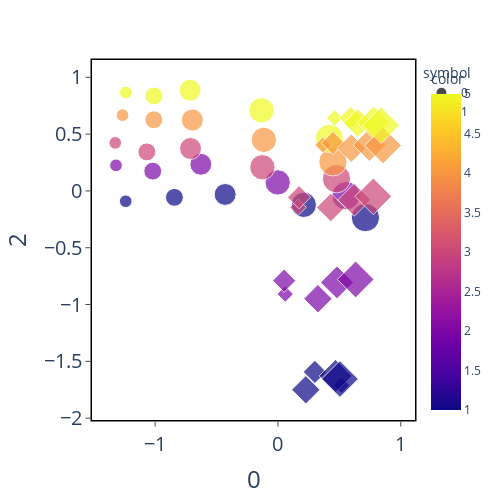
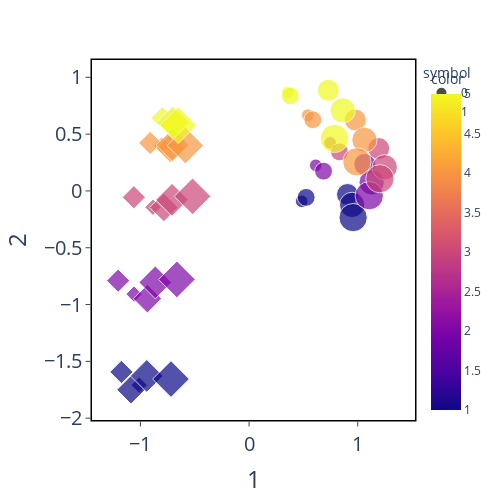
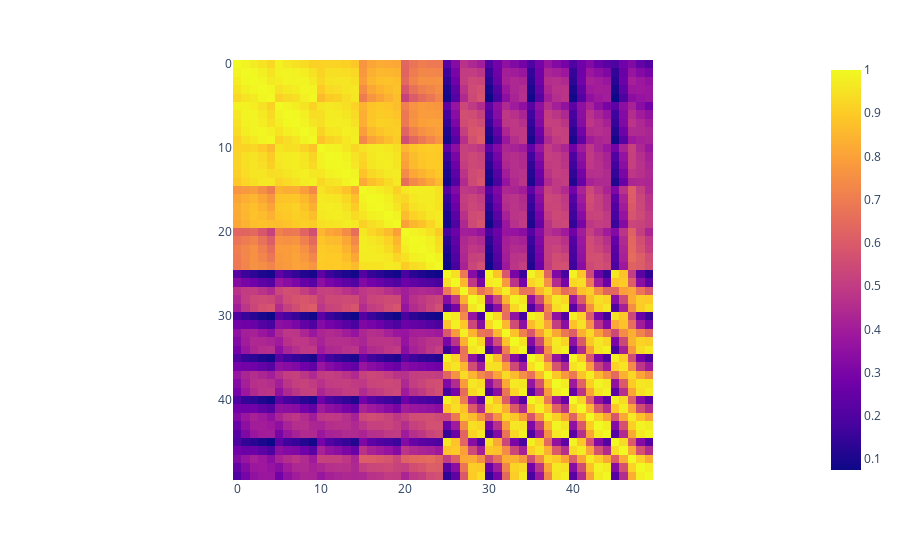
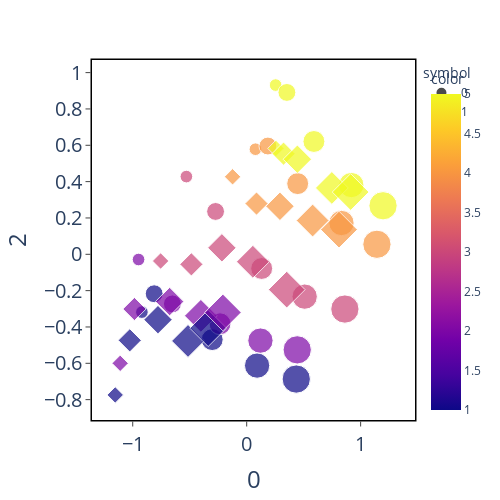

The notebook cell saved with these charts, in order:
### Code cell
all_features = np.load('data/exp3_features.npy')
context = np.load('data/exp3_context.npy')-1
ys1 = all_features[:,0]
ys2 = all_features[:,1]

# Visualize embeddings for two models, one blocked and one interleaved
for m, rot_type in zip([model_data[1],model_data[-1]],['angle','flip']):
    embedding = experiment3.get_embedding(m,xs)
    mds_reps = experiment3.get_rotated_mds(embedding,rot_type)
    utils.format_figure(px.scatter(mds_reps,x=0,y=2,color=ys2,size=ys1,symbol=context),width=500,height=500).show()
    utils.format_figure(px.scatter(mds_reps,x=1,y=2,color=ys2,size=ys1,symbol=context),width=500,height=500).show()
    px.imshow(cosine_similarity(embedding)).show()

### Figure 1 — Plotly figure (JSON) as saved in the notebook; plotly's stock layout.template omitted (floating-point values rounded to 4 significant figures)
{"data": [{"hovertemplate": "symbol=0<br>0=%{x}<br>2=%{y}<br>size=%{marker.size}<br>color=%{marker.color}<extra></extra>", "legendgroup": "0", "marker": {"color": [1, 2, 3, 4, 5, 1, 2, 3, 4, 5, 1, 2, 3, 4, 5, 1, 2, 3, 4, 5, 1, 2, 3, 4, 5], "coloraxis": "coloraxis", "size": [1, 1, 1, 1, 1, 2, 2, 2, 2, 2, 3, 3, 3, 3, 3, 4, 4, 4, 4, 4, 5, 5, 5, 5, 5], "sizemode": "area", "sizeref": 0.0125, "symbol": "circle"}, "mode": "markers", "name": "0", "orientation": "v", "showlegend": true, "type": "scatter", "x": [-1.239, -1.318, -1.325, -1.265, -1.239, -0.8426, -1.019, -1.067, -1.01, -1.009, -0.4297, -0.6276, -0.7114, -0.6967, -0.7144, 0.2107, -0.002016, -0.1266, -0.1145, -0.1335, 0.7122, 0.5545, 0.4767, 0.448, 0.4192], "xaxis": "x", "y": [-0.09099, 0.2255, 0.4229, 0.6667, 0.8667, -0.0565, 0.1742, 0.3436, 0.6265, 0.8361, -0.03088, 0.2345, 0.3733, 0.6239, 0.8861, -0.1227, 0.07479, 0.2084, 0.4495, 0.7091, -0.2347, -0.04203, 0.1074, 0.2561, 0.4616], "yaxis": "y"}, {"hovertemplate": "symbol=1<br>0=%{x}<br>2=%{y}<br>size=%{marker.size}<br>color=%{marker.color}<extra></extra>", "legendgroup": "1", "marker": {"color": [1, 2, 3, 4, 5, 1, 2, 3, 4, 5, 1, 2, 3, 4, 5, 1, 2, 3, 4, 5, 1, 2, 3, 4, 5], "coloraxis": "coloraxis", "size": [1, 1, 1, 1, 1, 2, 2, 2, 2, 2, 3, 3, 3, 3, 3, 4, 4, 4, 4, 4, 5, 5, 5, 5, 5], "sizemode": "area", "sizeref": 0.0125, "symbol": "diamond"}, "mode": "markers", "name": "1", "orientation": "v", "showlegend": true, "type": "scatter", "x": [0.5168, 0.0594, 0.1637, 0.367, 0.4609, 0.3008, 0.05089, 0.1722, 0.4477, 0.5927, 0.2271, 0.3255, 0.4304, 0.5973, 0.6498, 0.4695, 0.4806, 0.6215, 0.7449, 0.778, 0.5051, 0.6327, 0.7765, 0.8557, 0.8412], "xaxis": "x", "y": [-1.709, -0.9077, -0.144, 0.4042, 0.6417, -1.593, -0.7897, -0.05526, 0.4219, 0.6416, -1.75, -0.9484, -0.1457, 0.3753, 0.5977, -1.628, -0.8048, -0.07854, 0.4039, 0.602, -1.655, -0.7789, -0.04786, 0.4, 0.5789], "yaxis": "y"}], "layout": {"coloraxis": {"colorbar": {"title": {"text": "color"}}, "colorscale": [[0, "#0d0887"], [0.1111, "#46039f"], [0.2222, "#7201a8"], [0.3333, "#9c179e"], [0.4444, "#bd3786"], [0.5556, "#d8576b"], [0.6667, "#ed7953"], [0.7778, "#fb9f3a"], [0.8889, "#fdca26"], [1, "#f0f921"]]}, "height": 500, "legend": {"itemsizing": "constant", "title": {"text": "symbol"}, "tracegroupgap": 0}, "margin": {"t": 60}, "plot_bgcolor": "white", "width": 500, "xaxis": {"anchor": "y", "domain": [0, 1], "linecolor": "black", "linewidth": 1.5, "mirror": true, "showgrid": false, "showline": true, "tickfont": {"size": 20}, "ticks": "outside", "title": {"font": {"size": 24}, "text": "0"}}, "yaxis": {"anchor": "x", "domain": [0, 1], "linecolor": "black", "linewidth": 1.5, "mirror": true, "showgrid": false, "showline": true, "tickfont": {"size": 20}, "ticks": "outside", "title": {"font": {"size": 24}, "text": "2"}}}}

### Figure 2 — Plotly figure (JSON) as saved in the notebook; plotly's stock layout.template omitted (floating-point values rounded to 4 significant figures)
{"data": [{"hovertemplate": "symbol=0<br>1=%{x}<br>2=%{y}<br>size=%{marker.size}<br>color=%{marker.color}<extra></extra>", "legendgroup": "0", "marker": {"color": [1, 2, 3, 4, 5, 1, 2, 3, 4, 5, 1, 2, 3, 4, 5, 1, 2, 3, 4, 5, 1, 2, 3, 4, 5], "coloraxis": "coloraxis", "size": [1, 1, 1, 1, 1, 2, 2, 2, 2, 2, 3, 3, 3, 3, 3, 4, 4, 4, 4, 4, 5, 5, 5, 5, 5], "sizemode": "area", "sizeref": 0.0125, "symbol": "circle"}, "mode": "markers", "name": "0", "orientation": "v", "showlegend": true, "type": "scatter", "x": [0.4844, 0.6135, 0.7464, 0.5409, 0.3569, 0.5254, 0.6854, 0.8319, 0.5864, 0.3809, 0.9057, 1.065, 1.193, 0.9781, 0.7292, 0.9481, 1.128, 1.248, 1.062, 0.8622, 0.9575, 1.106, 1.204, 0.9922, 0.7857], "xaxis": "x", "y": [-0.09099, 0.2255, 0.4229, 0.6667, 0.8667, -0.0565, 0.1742, 0.3436, 0.6265, 0.8361, -0.03088, 0.2345, 0.3733, 0.6239, 0.8861, -0.1227, 0.07479, 0.2084, 0.4495, 0.7091, -0.2347, -0.04203, 0.1074, 0.2561, 0.4616], "yaxis": "y"}, {"hovertemplate": "symbol=1<br>1=%{x}<br>2=%{y}<br>size=%{marker.size}<br>color=%{marker.color}<extra></extra>", "legendgroup": "1", "marker": {"color": [1, 2, 3, 4, 5, 1, 2, 3, 4, 5, 1, 2, 3, 4, 5, 1, 2, 3, 4, 5, 1, 2, 3, 4, 5], "coloraxis": "coloraxis", "size": [1, 1, 1, 1, 1, 2, 2, 2, 2, 2, 3, 3, 3, 3, 3, 4, 4, 4, 4, 4, 5, 5, 5, 5, 5], "sizemode": "area", "sizeref": 0.0125, "symbol": "diamond"}, "mode": "markers", "name": "1", "orientation": "v", "showlegend": true, "type": "scatter", "x": [-1.011, -1.058, -0.8842, -0.803, -0.7225, -1.175, -1.205, -1.06, -0.9099, -0.7963, -1.087, -0.936, -0.7841, -0.7271, -0.6987, -0.9413, -0.8627, -0.7086, -0.7043, -0.7011, -0.7185, -0.6644, -0.5203, -0.5863, -0.6523], "xaxis": "x", "y": [-1.709, -0.9077, -0.144, 0.4042, 0.6417, -1.593, -0.7897, -0.05526, 0.4219, 0.6416, -1.75, -0.9484, -0.1457, 0.3753, 0.5977, -1.628, -0.8048, -0.07854, 0.4039, 0.602, -1.655, -0.7789, -0.04786, 0.4, 0.5789], "yaxis": "y"}], "layout": {"coloraxis": {"colorbar": {"title": {"text": "color"}}, "colorscale": [[0, "#0d0887"], [0.1111, "#46039f"], [0.2222, "#7201a8"], [0.3333, "#9c179e"], [0.4444, "#bd3786"], [0.5556, "#d8576b"], [0.6667, "#ed7953"], [0.7778, "#fb9f3a"], [0.8889, "#fdca26"], [1, "#f0f921"]]}, "height": 500, "legend": {"itemsizing": "constant", "title": {"text": "symbol"}, "tracegroupgap": 0}, "margin": {"t": 60}, "plot_bgcolor": "white", "width": 500, "xaxis": {"anchor": "y", "domain": [0, 1], "linecolor": "black", "linewidth": 1.5, "mirror": true, "showgrid": false, "showline": true, "tickfont": {"size": 20}, "ticks": "outside", "title": {"font": {"size": 24}, "text": "1"}}, "yaxis": {"anchor": "x", "domain": [0, 1], "linecolor": "black", "linewidth": 1.5, "mirror": true, "showgrid": false, "showline": true, "tickfont": {"size": 20}, "ticks": "outside", "title": {"font": {"size": 24}, "text": "2"}}}}

### Figure 3 — Plotly figure (JSON) as saved in the notebook; plotly's stock layout.template omitted (floating-point values rounded to 4 significant figures; data arrays with more than 128 entries replaced by an {"elided": "..."} marker saying what was removed)
{"data": [{"coloraxis": "coloraxis", "hovertemplate": "x: %{x}<br>y: %{y}<br>color: %{z}<extra></extra>", "name": "0", "type": "heatmap", "xaxis": "x", "yaxis": "y", "z": {"elided": "50x50 float values"}}], "layout": {"coloraxis": {"colorscale": [[0, "#0d0887"], [0.1111, "#46039f"], [0.2222, "#7201a8"], [0.3333, "#9c179e"], [0.4444, "#bd3786"], [0.5556, "#d8576b"], [0.6667, "#ed7953"], [0.7778, "#fb9f3a"], [0.8889, "#fdca26"], [1, "#f0f921"]]}, "margin": {"t": 60}, "xaxis": {"anchor": "y", "constrain": "domain", "domain": [0, 1], "scaleanchor": "y"}, "yaxis": {"anchor": "x", "autorange": "reversed", "constrain": "domain", "domain": [0, 1]}}}

### Figure 4 — Plotly figure (JSON) as saved in the notebook; plotly's stock layout.template omitted (floating-point values rounded to 4 significant figures)
{"data": [{"hovertemplate": "symbol=0<br>0=%{x}<br>2=%{y}<br>size=%{marker.size}<br>color=%{marker.color}<extra></extra>", "legendgroup": "0", "marker": {"color": [1, 2, 3, 4, 5, 1, 2, 3, 4, 5, 1, 2, 3, 4, 5, 1, 2, 3, 4, 5, 1, 2, 3, 4, 5], "coloraxis": "coloraxis", "size": [1, 1, 1, 1, 1, 2, 2, 2, 2, 2, 3, 3, 3, 3, 3, 4, 4, 4, 4, 4, 5, 5, 5, 5, 5], "sizemode": "area", "sizeref": 0.0125, "symbol": "circle"}, "mode": "markers", "name": "0", "orientation": "v", "showlegend": true, "type": "scatter", "x": [-0.9195, -0.9489, -0.5292, 0.07683, 0.2541, -0.8118, -0.652, -0.273, 0.1861, 0.3528, -0.3026, -0.2341, 0.1316, 0.4476, 0.59, 0.09144, 0.1207, 0.5089, 0.8319, 0.9182, 0.435, 0.4434, 0.8616, 1.143, 1.197], "xaxis": "x", "y": [-0.3182, -0.02875, 0.4278, 0.5784, 0.9314, -0.2171, -0.2731, 0.2358, 0.5959, 0.891, -0.4695, -0.3823, -0.07816, 0.389, 0.621, -0.6126, -0.475, -0.2331, 0.1723, 0.3812, -0.6867, -0.526, -0.3013, 0.05515, 0.2671], "yaxis": "y"}, {"hovertemplate": "symbol=1<br>0=%{x}<br>2=%{y}<br>size=%{marker.size}<br>color=%{marker.color}<extra></extra>", "legendgroup": "1", "marker": {"color": [1, 2, 3, 4, 5, 1, 2, 3, 4, 5, 1, 2, 3, 4, 5, 1, 2, 3, 4, 5, 1, 2, 3, 4, 5], "coloraxis": "coloraxis", "size": [1, 1, 1, 1, 1, 2, 2, 2, 2, 2, 3, 3, 3, 3, 3, 4, 4, 4, 4, 4, 5, 5, 5, 5, 5], "sizemode": "area", "sizeref": 0.0125, "symbol": "diamond"}, "mode": "markers", "name": "1", "orientation": "v", "showlegend": true, "type": "scatter", "x": [-1.154, -1.11, -0.7553, -0.1238, 0.2566, -1.026, -0.9851, -0.4854, 0.08624, 0.3233, -0.7785, -0.6761, -0.2176, 0.2919, 0.4446, -0.5148, -0.402, 0.05418, 0.5786, 0.7473, -0.338, -0.2088, 0.3515, 0.8101, 0.9121], "xaxis": "x", "y": [-0.7741, -0.6001, -0.03688, 0.4266, 0.583, -0.4736, -0.3012, -0.05538, 0.2792, 0.5539, -0.3597, -0.2603, 0.03565, 0.264, 0.5234, -0.4769, -0.3388, -0.04114, 0.1858, 0.3652, -0.4065, -0.3202, -0.1946, 0.1359, 0.3426], "yaxis": "y"}], "layout": {"coloraxis": {"colorbar": {"title": {"text": "color"}}, "colorscale": [[0, "#0d0887"], [0.1111, "#46039f"], [0.2222, "#7201a8"], [0.3333, "#9c179e"], [0.4444, "#bd3786"], [0.5556, "#d8576b"], [0.6667, "#ed7953"], [0.7778, "#fb9f3a"], [0.8889, "#fdca26"], [1, "#f0f921"]]}, "height": 500, "legend": {"itemsizing": "constant", "title": {"text": "symbol"}, "tracegroupgap": 0}, "margin": {"t": 60}, "plot_bgcolor": "white", "width": 500, "xaxis": {"anchor": "y", "domain": [0, 1], "linecolor": "black", "linewidth": 1.5, "mirror": true, "showgrid": false, "showline": true, "tickfont": {"size": 20}, "ticks": "outside", "title": {"font": {"size": 24}, "text": "0"}}, "yaxis": {"anchor": "x", "domain": [0, 1], "linecolor": "black", "linewidth": 1.5, "mirror": true, "showgrid": false, "showline": true, "tickfont": {"size": 20}, "ticks": "outside", "title": {"font": {"size": 24}, "text": "2"}}}}
